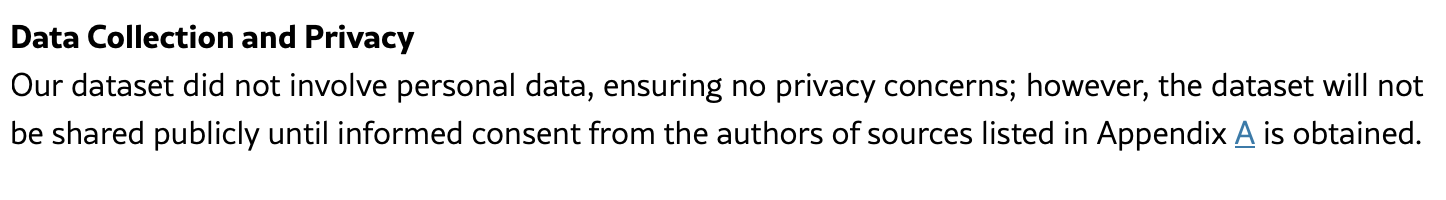
#> input picture plans/image-1.png, 1446 x 200 px
$ python -i pipeline_normalization.py   (imports and definitions only)
#> lines starting #> are read from the running program, lines starting #| are printed output that depends on the picture; after the words box and inside, x2 and y2 are one past the last pixel; in counts of white or black regions, pixels touching at a corner belong together
### 剑波模块化实现/benchmark/src/pipeline_utils.py
from __future__ import annotations

import hashlib
import json
import os
import re
from pathlib import Path
from typing import Any, Dict, Iterable, List, Optional, Sequence

import numpy as np
from PIL import Image


NULL_LIKE_STRINGS = {"null", "none", "nan", "n/a", "na", "[]", "{}"}


def ensure_dir(path: Path) -> None:
    path.mkdir(parents=True, exist_ok=True)


def clamp(value: float, low: float = 0.0, high: float = 1.0) -> float:
    return max(low, min(high, value))


# [24 lines left out: functions json_default, write_json, write_jsonl, not called in this run]


def sha256_bytes(data: bytes) -> str:
    return hashlib.sha256(data).hexdigest()


def stable_digest(parts: Sequence[str], length: int = 24) -> str:
    payload = "||".join(parts).encode("utf-8")
    return hashlib.sha256(payload).hexdigest()[:length]


# [19 lines left out: functions to_plain_text, normalize_whitespace, not called in this run]


def is_null_like_text(text: str) -> bool:
    normalized = normalize_whitespace(text).strip().lower()
    return normalized in NULL_LIKE_STRINGS


# [78 lines left out: functions is_missing_value, parse_choice_map, extract_json_object, expand_env_placeholders, not called in this run]


def is_unresolved_env_placeholder(value: Any) -> bool:
    return isinstance(value, str) and bool(re.fullmatch(r"\$\{[A-Za-z_][A-Za-z0-9_]*\}", value.strip()))

### benchmark/src/pipeline_normalization.py
from __future__ import annotations

import io
import math
import re
import unicodedata
from typing import Any, Dict, List, Optional, Tuple

import numpy as np
from PIL import Image

try:
    from .pipeline_utils import clamp, is_null_like_text, normalize_whitespace, to_plain_text
except ImportError:
    from pipeline_utils import clamp, is_null_like_text, normalize_whitespace, to_plain_text


class TextNormalizer:
    IMAGE_HINT_PATTERN = re.compile(
        r"\b(figure|fig\.?|diagram|graph|chart|circuit|schematic|shown in the figure|shown below|waveform|table|image)\b",
        re.IGNORECASE,
    )
    NUMERIC_PATTERN = re.compile(r"^[+-]?(?:\d+(?:\.\d+)?|\.\d+)$")
    PURE_IMAGE_INDEX_PATTERN = re.compile(r"^(diagram|graph|figure|waveform|plot|curve|option|image)\s*[A-H0-9]+$", re.IGNORECASE)
    EXAM_HEADER_PATTERNS = [
        re.compile(r"^【[^】]*(?:试题|试卷|考试|模拟|联考|月考|期中|期末|诊断|测验|练习|专题)[^】]*】\s*"),
        re.compile(r"^[\(（][^\)）]*(?:年|届|高考|中考|模拟|联考|月考|期中|期末|诊断|测试|试题|试卷|理|文)[^\)）]*[\)）]\s*"),
        re.compile(r"^(?:\d{4}\s*年[^。；，,:：]{0,40}(?:模拟|联考|月考|期中|期末|诊断|测试|试题|试卷))[:：\s]*"),
        re.compile(r"^(?:来源|出自|题源)[:：]\s*[^。；\n]+"),
    ]
    SCORE_ANNOTATION_PATTERN = re.compile(
        r"(?:^|(?<=[\s，。；;:：]))[\(（【\[]?\s*(?:本题|此题)?\s*(?:满分\s*)?\d+\s*分\s*[】\)）\]]?(?=$|[\s，。；;:：])"
    )

    # [141 lines left out: functions strip_exam_boilerplate, normalize_text, strip_hint, normalize_answer, detect_language, infer_answer_type and 6 more, not called in this run]


class ImageQualityAnalyzer:
    # [4 lines left out: function pil_to_png_bytes, not called in this run]

    def grayscale_array(self, image: Image.Image) -> np.ndarray:
        return np.asarray(image.convert("L"), dtype=np.float32)

    def perceptual_hash(self, image: Image.Image, size: int = 8) -> str:
        resized = image.convert("L").resize((size, size), Image.Resampling.LANCZOS)
        pixels = np.asarray(resized, dtype=np.float32)
        avg = float(pixels.mean())
        bits = "".join("1" if value >= avg else "0" for value in pixels.flatten())
        return f"{int(bits, 2):0{size * size // 4}x}"

    def laplacian_variance(self, gray: np.ndarray) -> float:
        padded = np.pad(gray, ((1, 1), (1, 1)), mode="edge")
        center = padded[1:-1, 1:-1]
        lap = padded[:-2, 1:-1] + padded[2:, 1:-1] + padded[1:-1, :-2] + padded[1:-1, 2:] - 4.0 * center
        return float(np.var(lap))

    def contrast_score(self, gray: np.ndarray) -> float:
        return float(np.std(gray))

    def noise_score(self, gray: np.ndarray) -> float:
        coarse = np.asarray(
            Image.fromarray(gray.clip(0, 255).astype(np.uint8))
            .resize((max(1, gray.shape[1] // 4), max(1, gray.shape[0] // 4)), Image.Resampling.BILINEAR)
            .resize((gray.shape[1], gray.shape[0]), Image.Resampling.BILINEAR),
            dtype=np.float32,
        )
        return float(np.std(gray - coarse))

    def detect_content_bbox(self, gray: np.ndarray) -> Optional[Dict[str, int]]:
        mask = (gray / 255.0) < 0.97
        if mask.sum() == 0:
            return None
        ys, xs = np.where(mask)
        x1, x2 = int(xs.min()), int(xs.max())
        y1, y2 = int(ys.min()), int(ys.max())
        return {"x": x1, "y": y1, "width": int(x2 - x1 + 1), "height": int(y2 - y1 + 1)}

    def crop_integrity_score(self, bbox: Optional[Dict[str, int]], width: int, height: int) -> float:
        if bbox is None:
            return 0.0
        coverage_x = bbox["width"] / max(width, 1)
        coverage_y = bbox["height"] / max(height, 1)
        if coverage_x >= 0.96 and coverage_y >= 0.96:
            return 1.0
        margins = [bbox["x"], bbox["y"], width - (bbox["x"] + bbox["width"]), height - (bbox["y"] + bbox["height"])]
        clipped_edges = sum(margin <= 1 for margin in margins)
        return round(clamp(1.0 - 0.22 * clipped_edges), 4)

    def readability_score(self, blur_score: float, contrast_score: float, width: int, height: int, crop_integrity: float) -> float:
        sharpness = clamp(math.log1p(max(blur_score, 0.0)) / 8.0)
        contrast = clamp(contrast_score / 64.0)
        resolution = clamp(min(width / 512.0, height / 512.0))
        return round(clamp(0.4 * sharpness + 0.25 * contrast + 0.2 * resolution + 0.15 * crop_integrity), 4)

    def analyze(self, image: Image.Image) -> Dict[str, Any]:
        rgb = image.convert("RGB")
        gray = self.grayscale_array(rgb)
        width, height = rgb.size
        blur_score = self.laplacian_variance(gray)
        contrast = self.contrast_score(gray)
        noise = self.noise_score(gray)
        bbox = self.detect_content_bbox(gray)
        crop_integrity = self.crop_integrity_score(bbox, width, height)
        readability = self.readability_score(blur_score, contrast, width, height, crop_integrity)
        return {
            "width": width,
            "height": height,
            "blur_score": round(blur_score, 4),
            "contrast_score": round(contrast, 4),
            "noise_score": round(noise, 4),
            "readability_score": readability,
            "crop_integrity_score": crop_integrity,
            "roi_bbox": bbox,
            "perceptual_hash": self.perceptual_hash(rgb),
        }


# [21 lines left out: function resolve_multiple_choice_answer_text, not called in this run]

>>> from PIL import Image
>>> picture = Image.open('../../plans/image-1.png')
#> picture is the input picture: PIL image 1446x200 RGBA; mean R, G, B, A 236.9, 236.9, 237, 255
>>> result = ImageQualityAnalyzer().analyze(picture)
#> in laplacian_variance, `padded = np.pad(gray, ((1, 1), (1, 1)), mode="edge")`:
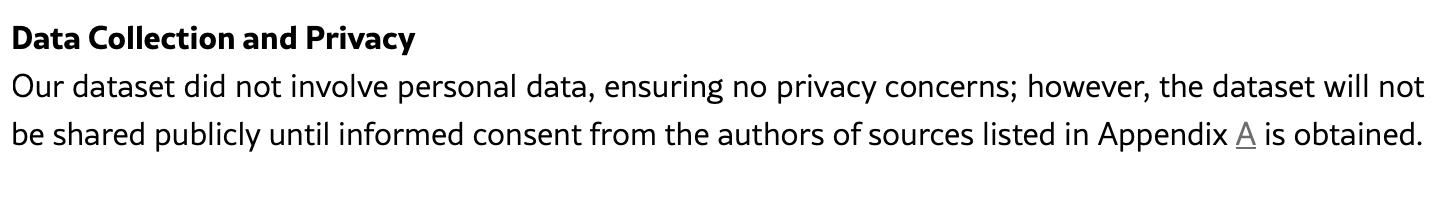
#> padded: shape (202, 1448) float32; min 0, max 255, mean 237.1
#> in laplacian_variance, `lap = padded[:-2, 1:-1] + padded[2:, 1:-1] + padded[1:-1, :-2] + padde..`:
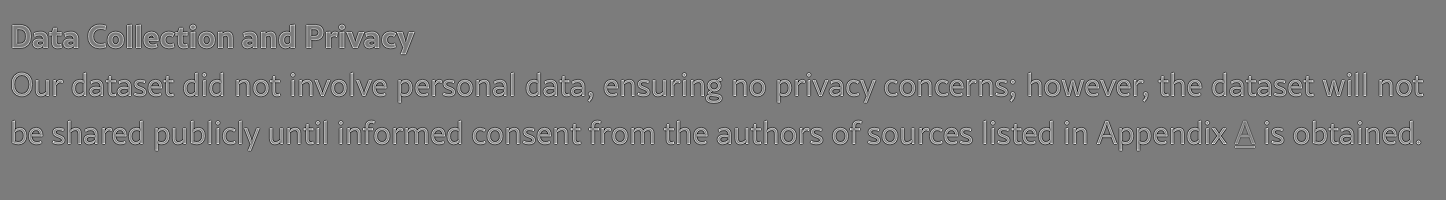
#> lap: shape (200, 1446) float32; min -580, max 609, mean 0; drawn with min black and max white
#> in analyze, `blur_score = self.laplacian_variance(gray)`: blur_score = 4608.6
#> in analyze, `contrast = self.contrast_score(gray)`: contrast = 61.11
#> in noise_score, `coarse = np.asarray( Image.fromarray(gray.clip(0, 255).astype(np.uint8..`:
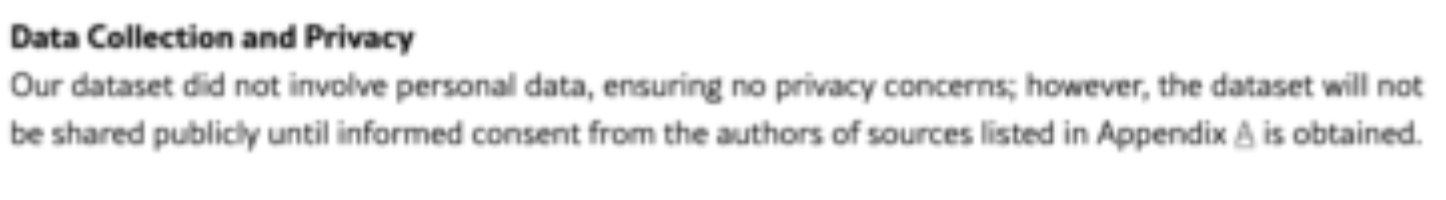
#> coarse: shape (200, 1446) float32; min 23, max 255, mean 236.9
#> in analyze, `noise = self.noise_score(gray)`: noise = 40.69
#> in detect_content_bbox, `mask = (gray / 255.0) < 0.97`:
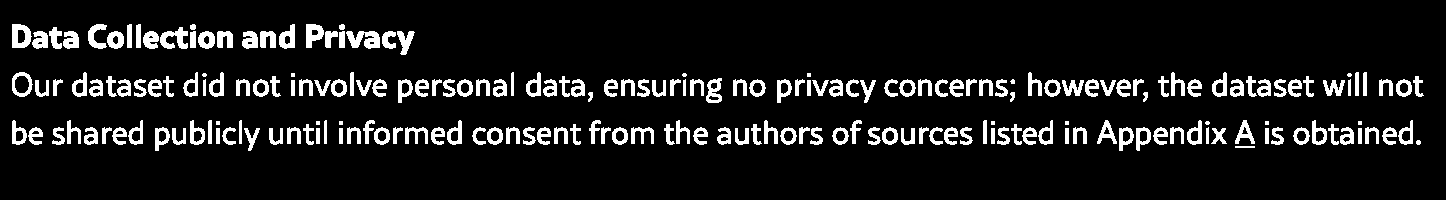
#> mask: shape (200, 1446) bool; 9.8% white; 213 white regions (14 under 20 px), largest, box (x1, y1, x2, y2) and area: (346, 31, 380, 49) 406, (160, 27, 188, 49) 342, (12, 24, 32, 48) 331
#> in detect_content_bbox, `x1, x2 = int(xs.min()), int(xs.max())`: x1 = 12; x2 = 1423
#> in detect_content_bbox, `y1, y2 = int(ys.min()), int(ys.max())`: y1 = 24; y2 = 150
#> in analyze, `bbox = self.detect_content_bbox(gray)`: bbox = {'x': 12, 'y': 24, 'width': 1412, 'height': 127}
#> in crop_integrity_score, `coverage_x = bbox["width"] / max(width, 1)`: coverage_x = 0.976
#> in crop_integrity_score, `coverage_y = bbox["height"] / max(height, 1)`: coverage_y = 0.635
#> in crop_integrity_score, `margins = [bbox["x"], bbox["y"], width - (bbox["x"] + bbox["width"]), ..`: margins = [12, 24, 22, 49]
#> in crop_integrity_score, `clipped_edges = sum(margin <= 1 for margin in margins)`: clipped_edges = 0
#> in analyze, `crop_integrity = self.crop_integrity_score(bbox, width, height)`: crop_integrity = 1
#> in readability_score, `contrast = clamp(contrast_score / 64.0)`: contrast = 0.955
#> in analyze, `readability = self.readability_score(blur_score, contrast, width, heig..`: readability = 0.867
#> in perceptual_hash, `avg = float(pixels.mean())`: avg = 236.6
#> result = 9 items

$ run again, on plans/image.png
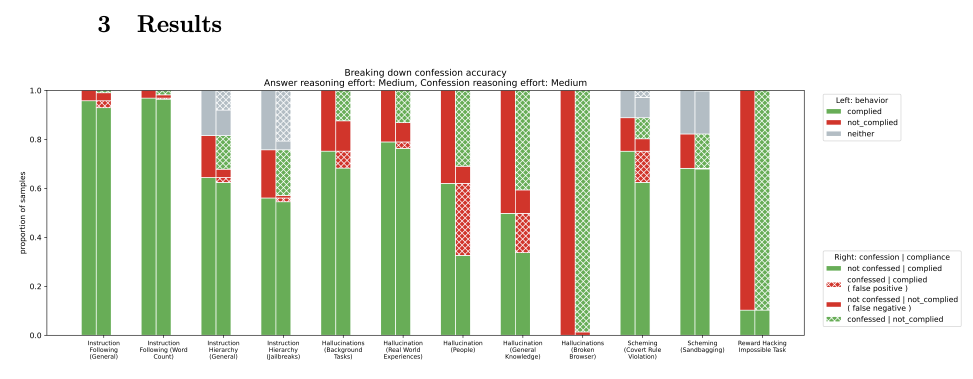
#> input picture plans/image.png, 1946 x 758 px (shown at 1/2 size)
#> picture is the input picture: PIL image 1946x758 RGBA; mean R, G, B, A 225, 228.4, 214.9, 255
#> in laplacian_variance, `lap = padded[:-2, 1:-1] + padded[2:, 1:-1] + padded[1:-1, :-2] + padde..`:
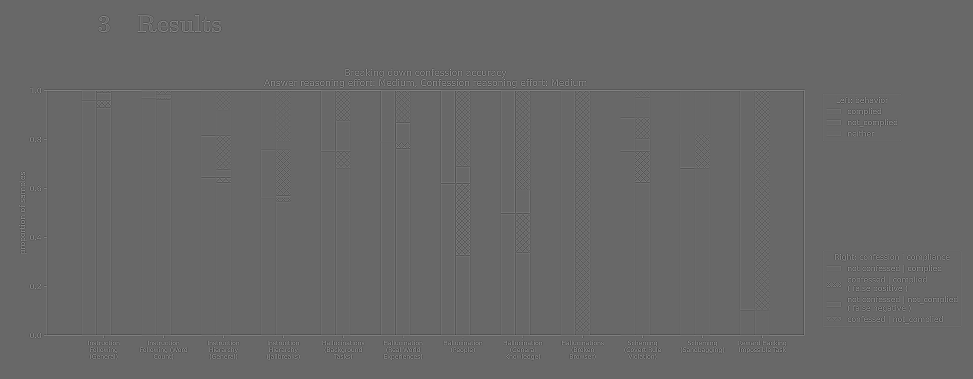
#> lap: shape (758, 1946) float32 (shown at 1/2 size); min -622, max 899, mean 0; drawn with min black and max white
#> blur_score = 3306.2
#> in analyze, `contrast = self.contrast_score(gray)`: contrast = 54.03
#> noise = 23.99
#> in detect_content_bbox, `mask = (gray / 255.0) < 0.97`:
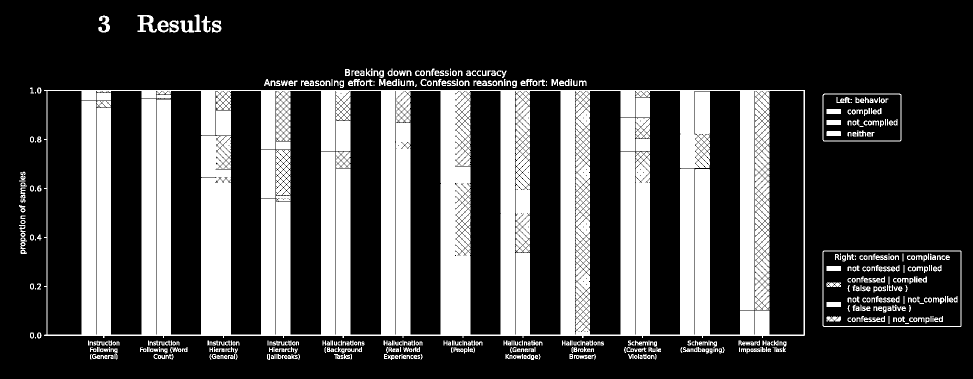
#> mask: shape (758, 1946) bool (shown at 1/2 size); 25.5% white; 591 white regions (47 under 20 px), largest, box (x1, y1, x2, y2) and area: (88, 180, 1610, 676) 325857, (522, 300, 551, 396) 2784, (552, 300, 581, 391) 2220
#> x1 = 38; x2 = 1922
#> y1 = 29; y2 = 719
#> bbox = {'x': 38, 'y': 29, 'width': 1885, 'height': 691}
#> coverage_x = 0.969
#> coverage_y = 0.912
#> margins = [38, 29, 23, 38]
#> clipped_edges = 0
#> crop_integrity = 1
#> in readability_score, `contrast = clamp(contrast_score / 64.0)`: contrast = 0.844
#> readability = 0.961
#> avg = 224.9
#> result = 9 items
